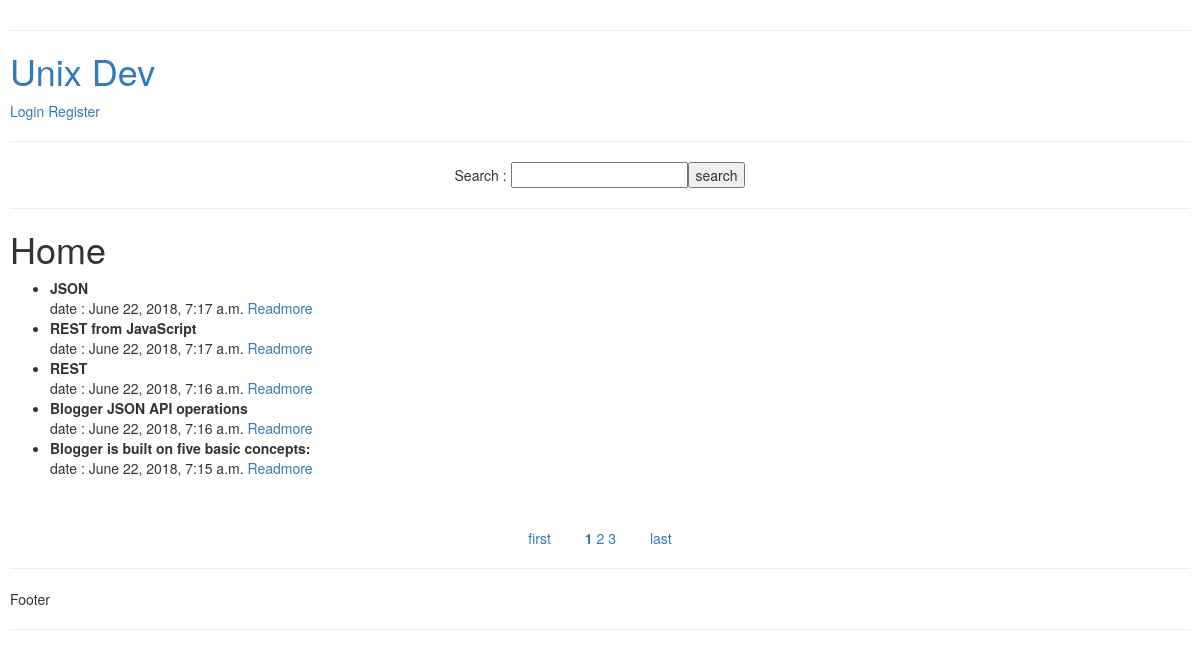
/blog/, run on an earlier commit of the app's database.
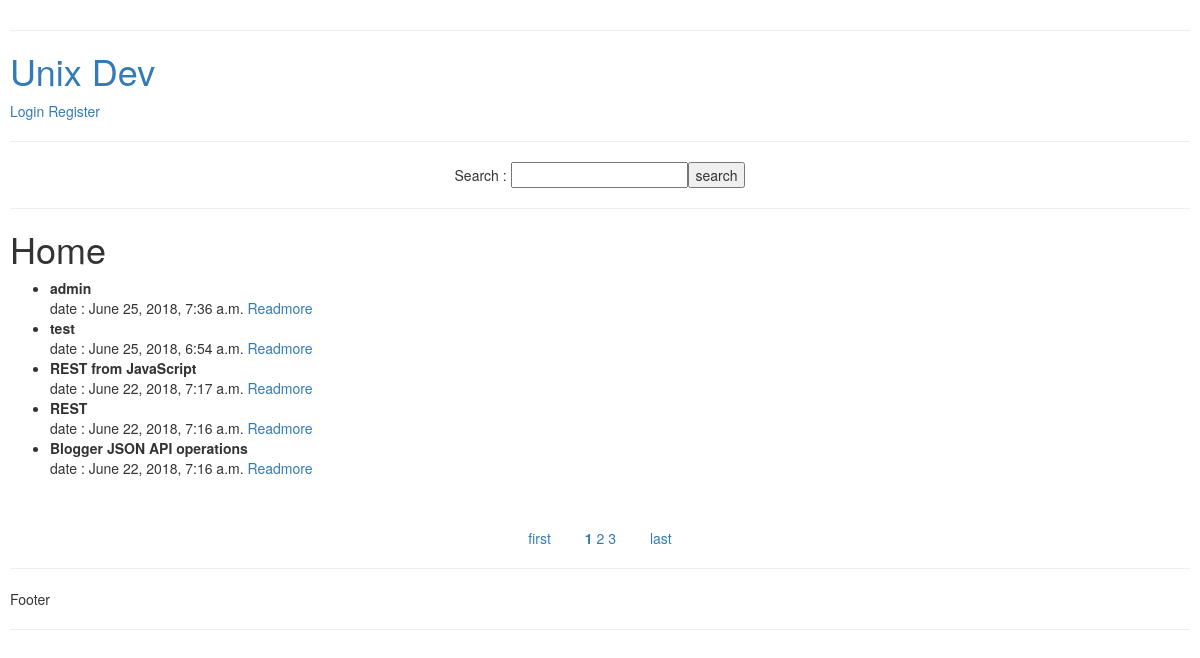
And on a later commit of the database.
### blog/models.py (models this page shows, shortened)
class Blog(models.Model):
    user = models.ForeignKey(User, on_delete=models.CASCADE, default=1)
    title = models.CharField(max_length=100)
    content = models.CharField(max_length=255)
    created_at = models.DateTimeField(auto_now_add=True)
    updated_at = models.DateTimeField(auto_now=True)

### blog/views.py (the view)
# urls.py: path('', views.index, name='index'),
def index(request):
    print('index')
    list_title = Blog.objects.order_by('-created_at')
    paginator = Paginator(list_title, 5)
    page = request.GET.get('page')
    blogs = paginator.get_page(page)
    return render(request, 'blog/index.html', {'list' : blogs, 'user' : { 'user_name': request.user ,'status_login': sessionResult(request)}})

### blog/views.py (called while the page is built)
def sessionResult(request):
    if request.session.keys():
        return True
    else:
        return False

### blog/templates/blog/index.html (shortened to what this page needs)
{% extends 'base_layout.html' %}
{% block content %}
    <h1>Home</h1>
    {% if list %}
        <ul>
            {% for item in list %}
                <li style="font-weight: bold">{{item.title}}</li>date : {{item.created_at}} <a href="{% url 'blog:detail' item.id %}">Readmore</a>
            {% endfor %}
        </ul>
        <br>
        <div class="pagination" style="text-align: center; display: block;">
            <a href="?page=1">first</a>
            <div style="display: inline; padding-left: 30px; padding-right: 30px">
                {% for i in list.paginator.page_range %}
                    {% if list.number == i %}
                        <strong><a href="?page={{i}}">{{i}}</a></strong>
                    {% else %}
                        <a href="?page={{i}}">{{i}}</a>
                    {% endif %}
                {% endfor %}
            </div>
            <a href="?page={{ list.paginator.num_pages }}">last</a>
        </div>
    {% else %}
        <p>This blog is Empty</p>
        <button><a href="{% url 'blog:addForm' %}">AddContent</a></button>
    {% endif %}
{% endblock %}

### account/templates/base_layout.html (shortened to what this page needs)
<!DOCTYPE html>
<html lang="en">
  <head>
    <link rel="stylesheet" href="https://maxcdn.bootstrapcdn.com/bootstrap/3.3.7/css/bootstrap.min.css">
  </head>
  <body>
      <div style="padding: 10px">
        <hr>
        <h1><a href="{% url 'blog:index' %}">Unix Dev</a></h1>
        {% if user.status_login %}
          <a href="{% url 'account:logout' %}">Logout</a>
        {% else %}
          <a href="{% url 'account:login' %}">Login</a>
          <a href="{% url 'account:register' %}">Register</a>
        {% endif %}
        <div align="center">
          <hr>
            <form action="{% url 'blog:search' %}" method="post">
                    Search : <input type="text" name="search"><input type="submit" value="search">
            </form>
          <hr>
        </div>
        <div class="wrapper">
            {% block content %}
            {% endblock %}
        </div>
        <hr>
        Footer
        <hr>
    </div>
  </body>
</html>

What changed in the data, as far as the page shows it:
removed Blog: title "JSON", created_at "June 22, 2018, 7:17 a.m."
no longer on this page (row unchanged): Blog: title "Blogger is built on five basic concepts:", created_at "June 22, 2018, 7:15 a.m."
added Blog: title "admin", created_at "June 25, 2018, 7:36 a.m."
added Blog: title "test", created_at "June 25, 2018, 6:54 a.m."
